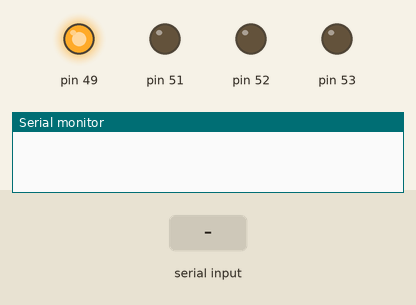
This sketch was run on a simulated Arduino Mega 2560, built with avr-gcc and run on an emulated ATmega2560. On the bench: output pins drawn as LEDs (lit = HIGH), the last lines printed to the serial monitor. Inputs (shaded band) come from the test bench. Pins used as bus, display or sensor lines are not drawn.

Above: at 1.2 s.
1.3 s: "w90\n" received over Serial
At 2.0 s:
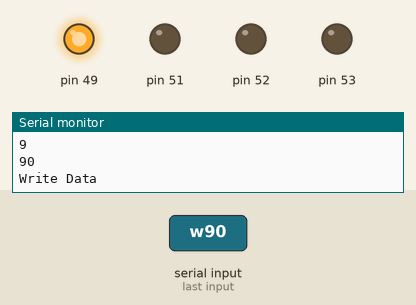
2.8 s: "r90\n" received over Serial
At 3.8 s:
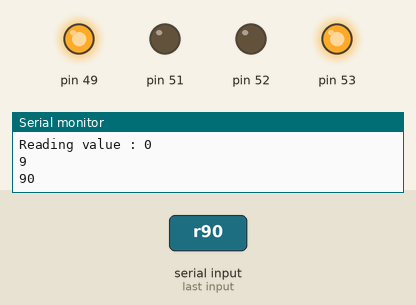
4.3 s: "w,45\n" received over Serial
At 5.4 s:
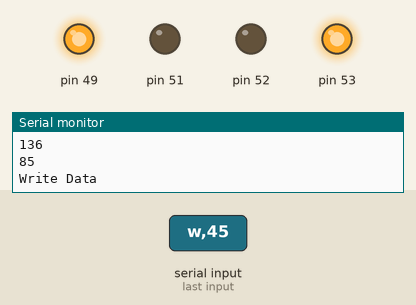
Timing chart, 0 to 7.3 s (numbered marks = the images above; inputs shaded):
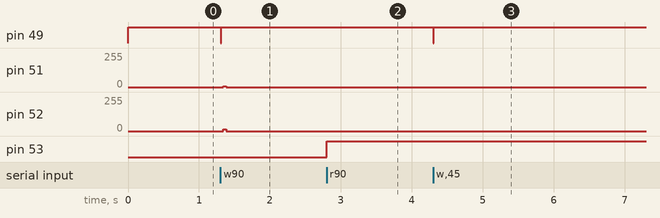

The sketch:

MyEEPRom1.ino
```cpp
#include<SPI.h>

/*SPI Port Information*/
#define CLK 52
#define MISO 50
#define MOSI 51
#define CS 49

/*SPI eeprom Register*/
#define SPI_WREN 0x06// write enable
#define SPI_WRDI 0X04// reset write enable
#define SPI_RDSR 0X05// read status Register
#define SPI_WRSR 0X01// write status Register
#define SPI_READ 0X03// read mode
#define SPI_WRITE 0X02// write mode


#define READ_MODE 2
#define WRITE_MODE 3

enum SPI_WriteSequence
{
  SPI_ENABLE_W,
//  SPI_STATUS_W,
//  SPI_ADDRESS_MODE_W,
  SPI_MODE_W,
  SPI_WORD_ADDRESS_W,
  SPI_WRITE_DATA_W
};// write sequence
enum SPI_ReadSequence
{
  SPI_ENABLE_R,
  SPI_READ_R,
  SPI_WORD_ADDRESS_R,
  SPI_READ_DATA_R
};// read sequence

static uint32_t curTime, prevTime=0, timeCount=0, writeSpeed;
static uint8_t wordAddr, write_data, protect_mode=0x06;
volatile static uint8_t readVal=0;
static int firstLoop=1, spi_wiriteTask=0, spi_readTask=0, bitCount=0, writeState=0, readState=0, sequenceNextState=0;
static int mode=0;

char serialData;
void setup() {
  // put your setup code here, to run once:
Init_SPI(CLK, MOSI, MISO, CS);
SPI_Disable(CS);

Serial.begin(9600);

wordAddr=0x00;
write_data=0x00;
writeSpeed=50;// 50us clock
}

void loop() {
  // put your main code here, to run repeatedly:


  if(Serial.available())
  {
    serialData=Serial.read();

    if(serialData=='w')
    {
      mode=WRITE_MODE;
    }

    else if(serialData=='r')
    {
      mode=READ_MODE;
    }

    if(serialData>='0' && serialData<='9')
    {
      write_data*=10;
      write_data+=ConvAskiiToNum(serialData);
      Serial.println(write_data);
    }
  }
  else
  {
    if(mode==WRITE_MODE)
    {
      writeState=1;
      readState=0;
    }

    else if(mode==READ_MODE)
    {
      readState=1;
      writeState=0;
    }
    mode=0;
  }


  curTime=micros();

  if(timeCount>=4)
  {
    timeCount=0;
  }

  if(curTime-prevTime>=writeSpeed ||firstLoop==1)
  {
    prevTime=curTime;
    timeCount++;

    if(firstLoop==1)
    {
      timeCount=0;
      firstLoop=0;
    }
  }

    /*Write Sequence*/
  if(writeState==1)
  {
    SPI_Enable(CS);

    if(spi_wiriteTask==SPI_ENABLE_W)
    {
      sequenceNextState=SPI_WriteByte(CLK, MOSI, SPI_WREN, timeCount, &bitCount);

      if(sequenceNextState==1)
      {
        spi_wiriteTask+=1;
        sequenceNextState=0;
        SPI_Disable(CS);
//        Serial.println("Write Enable");
      }
    }

//    else if(spi_wiriteTask==SPI_STATUS_W)
//    {
//      sequenceNextState=SPI_WriteByte(CLK, MOSI, SPI_WRSR, timeCount, &bitCount);
//
//      if(sequenceNextState==1)
//      {
////        Serial.println("Write Status Register");
//        spi_wiriteTask+=1;
//        sequenceNextState=0;
//      }
//    }
//
//     else if(spi_wiriteTask==SPI_ADDRESS_MODE_W)
//     {
//       sequenceNextState=SPI_WriteByte(CLK, MOSI, protect_mode, timeCount, &bitCount);
//
//      if(sequenceNextState==1)
//      {
//        SPI_Disable(CS);
////        Serial.println("Write Status Register2");
//        spi_wiriteTask+=1;
//        sequenceNextState=0;
//      }
//     }

    else if(spi_wiriteTask==SPI_MODE_W)
    {
      sequenceNextState=SPI_WriteByte(CLK, MOSI, SPI_WRITE, timeCount, &bitCount);

      if(sequenceNextState==1)
      {
        spi_wiriteTask+=1;
        sequenceNextState=0;
//        Serial.println("Write Mode");
      }
    }

    else if(spi_wiriteTask==SPI_WORD_ADDRESS_W)
    {
      sequenceNextState=SPI_WriteByte(CLK, MOSI, wordAddr, timeCount, &bitCount);

      if(sequenceNextState==1)
      {
        spi_wiriteTask+=1;
        sequenceNextState=0;
//        Serial.println("Word Address");
      }
    }

    else if(spi_wiriteTask==SPI_WRITE_DATA_W)
    {
      sequenceNextState=SPI_WriteByte(CLK, MOSI, write_data, timeCount, &bitCount);

      if(sequenceNextState==1)
      {
        spi_wiriteTask=SPI_ENABLE_W;
        sequenceNextState=0;
        SPI_Disable(CS);
        Serial.println("Write Data");
        firstLoop=1;
        writeState=0;
        write_data=0;
      }
    }
  }

  else if(readState==1)
  {
    SPI.begin();

    SPI_Enable(CS);

    SPI.transfer(SPI_READ);
    SPI.transfer(wordAddr);
    readVal = SPI.transfer(0x00);

    SPI_Disable(CS);

    Serial.print("Reading value : ");
    Serial.println(readVal);
    SPI.end();
    readState=0;
  }

}
```

AskiiConv.ino
```cpp
uint8_t ConvAskiiToNum(char AskiiCode)
{
  return AskiiCode-48;
}
```

SPI_EEPRom.ino
```cpp
#define SEQUENCE_FINISH 1
#define SEQUENCE_NON_FINISH 0

/*init SPI data*/
void Init_SPI(int clk, int mosi, int miso, int cs)
{
  pinMode(clk, OUTPUT);
  pinMode(mosi, OUTPUT);
  pinMode(miso, INPUT);
  pinMode(cs, OUTPUT);

  digitalWrite(clk,0);
  digitalWrite(mosi,0);
  digitalWrite(cs, 1);
}

/*SPI Chip Select control*/
void SPI_Enable(int cs)
{
  digitalWrite(cs, 0);
}

/*SPI Chip Select control*/
void SPI_Disable(int cs)
{
  digitalWrite(cs, 1);
}

/*send 1bit for clock(4 clock is 1bit)*/
volatile void SPI_WriteBit(int clk, int mosi, uint8_t Bit, uint32_t clockCount)
{
  if(Bit!=0)
  {
    if(clockCount==0)
    {
      digitalWrite(mosi, HIGH);
    }

    else if(clockCount==1)
    {
      digitalWrite(clk, HIGH);
    }
  }
  else
  {
    if(clockCount==0)
    {
      digitalWrite(mosi, LOW);
    }

    else if(clockCount==1)
    {
      digitalWrite(clk, HIGH);
    }
  }

  if(clockCount==2)
  {
    digitalWrite(clk, LOW);
  }

  else if(clockCount==3)
  {
    digitalWrite(mosi, LOW);
  }
}

/*send 1byte*/
volatile int SPI_WriteByte(int clk, int mosi, uint8_t data, uint32_t clockCount, int *bitCount)
{
  if(clockCount>=4)
  {
//    Serial.println(data&(0x80>>(*bitCount)));
//    Serial.println((*bitCount));
//    Serial.println();
    (*bitCount)++;
  }

  SPI_WriteBit(clk, mosi, data&(0x80>>(*bitCount)), clockCount);

  if( (*bitCount)>=8)
  {
    *bitCount=0;
    return SEQUENCE_FINISH;// return 1
  }

  return SEQUENCE_NON_FINISH;// return 0
}

/*read 1bit for clock(4clock is 1bit)*/
int SPI_ReadBit(int clk, int miso, uint32_t clockCount)
{
  if(clockCount==0)
  {
      digitalWrite(clk, HIGH);
  }

  else if(clockCount==3)
  {
      digitalWrite(clk, LOW);

      if(digitalRead(miso)!=0)
      {
        return 1;
      }
      else
      {
        return 0;
      }
  }
  return -1;
}
```

Measured:
- after the input at 1.3 s, pin 49: HIGH → LOW at once, → HIGH 0.01 s later; pin 51: 0/255 → 7/255 at once, → 0/255 0.04 s later; pin 52: 0/255 → 15/255 at once, → 0/255 0.04 s later
- after the input at 2.8 s, pin 53: LOW → HIGH at once
- after the input at 4.3 s, pin 49: HIGH → LOW at once, → HIGH 0.01 s later
